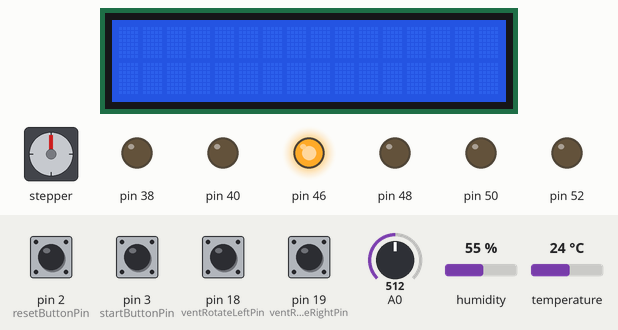
Bench run of a sketch on a simulated Arduino Mega 2560, built with avr-gcc and run on an emulated ATmega2560. Shown: 16×2 character LCD, stepper motor, output pins drawn as LEDs (lit = HIGH). The test bench sets the inputs (shaded band); at power-on: pin 2 (resetButtonPin), pin 3 (startButtonPin), pin 18 (ventRotateLeftPin), pin 19 (ventRotateRightPin) HIGH, A0 = 512, humidity 55 %, temperature 24 °C. The local clock reads 2024-03-15 10:24:30 at power-on unless the sketch sets it; stepper angles assume 500 steps per turn; what the sketch prints to the serial monitor is not drawn.

Above: at 1.2 s.
1.3 s: pin 3 (startButtonPin) pulled LOW for 0.15 s
At 2.0 s:
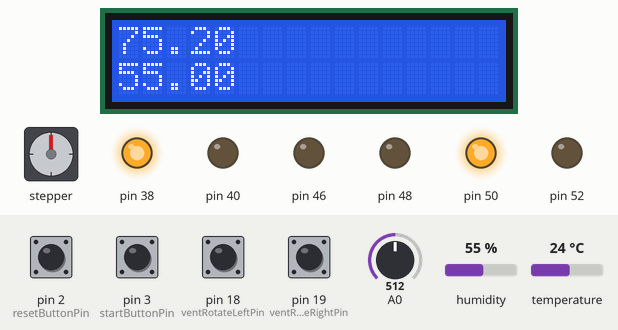
2.9 s: A0 set to 260
4.4 s: A0 set to 237
At 4.9 s:
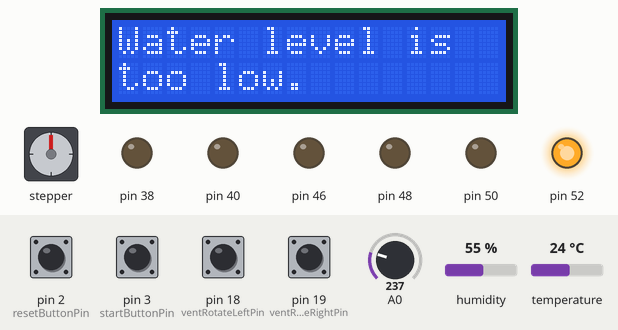
5.9 s: pin 3 (startButtonPin) pulled LOW for 1 s
At 7.1 s:
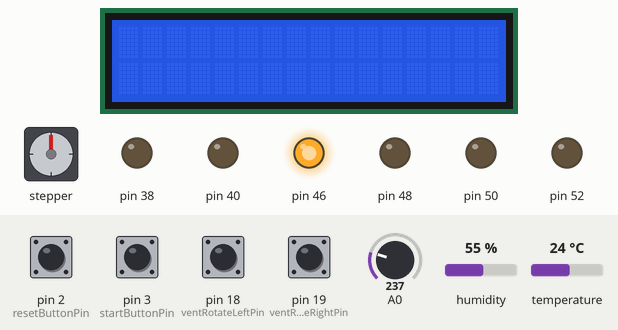
8.4 s: pin 18 (ventRotateLeftPin) pulled LOW for 0.15 s
11.7 s: pin 3 (startButtonPin) pulled LOW for 0.15 s
At 14.61 s:
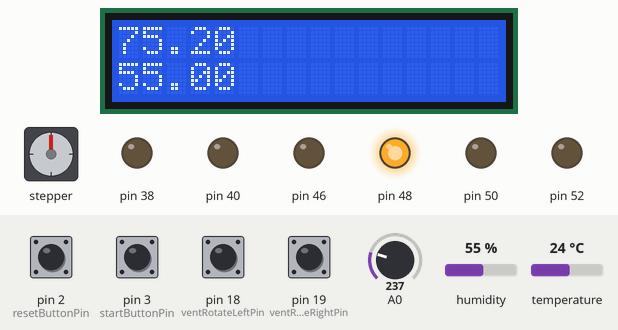
Timing chart, 0 to 15.3 s (numbered marks = the images above; inputs shaded):
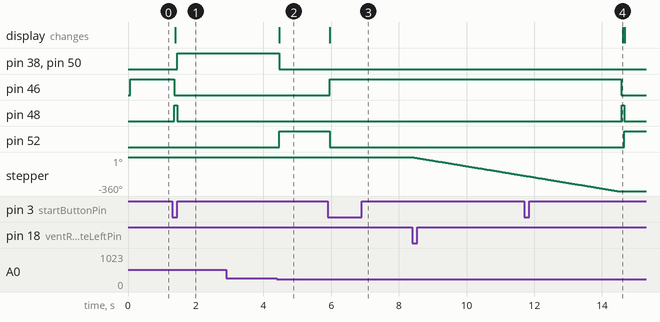

Measured:
- the behaviour switches between 251 and 250 on A0 (found by bisection; images 1 and 2)
- after the input at 1.3 s, pin 38, pin 50: LOW → HIGH after 0.15 s; pin 46: HIGH → LOW after 0.06 s; pin 48: LOW → HIGH after 0.06 s, → LOW 0.09 s later; the display: changes after 0.09 s (image 1)
- after the input at 2.9 s, every drawn part: stays the same
- after the input at 4.4 s, pin 38, pin 50: HIGH → LOW after 0.06 s; pin 52: LOW → HIGH after 0.06 s; the display: changes after 0.07 s (image 2)
- after the input at 5.9 s, pin 46: LOW → HIGH after 0.06 s; pin 52: HIGH → LOW after 0.06 s; the display: changes after 0.06 s (image 3)
- after the input at 8.4 s, stepper: keeps turning counter-clockwise at about 60°/s, starting at once
- after the input at 11.7 s, pin 46: HIGH → LOW after 2.9 s; pin 48: LOW → HIGH after 2.9 s, → LOW 0.09 s later; pin 52: LOW → HIGH after 3.0 s; the display: changes after 2.9 s (image 4)

The sketch:

cpe_301_final.ino
```cpp
// Scott Smythe
// CPE 301
// Fall 2024
// Final Project

#include "Stepper.h"
#include "LiquidCrystal.h"
#include "DHT.h"
#include "RTClib.h"

// UART registers
#define RDA 0x80
#define TBE 0x20

volatile unsigned char *myUCSR0A = (unsigned char *)0x00C0;
volatile unsigned char *myUCSR0B = (unsigned char *)0x00C1;
volatile unsigned char *myUCSR0C = (unsigned char *)0x00C2;
volatile unsigned int  *myUBRR0  = (unsigned int *) 0x00C4;
volatile unsigned char *myUDR0   = (unsigned char *)0x00C6;

// ADC used for Water Level Sensor
volatile unsigned char* my_ADMUX = (unsigned char*) 0x7C;
volatile unsigned char* my_ADCSRB = (unsigned char*) 0x7B;
volatile unsigned char* my_ADCSRA = (unsigned char*) 0x7A;
volatile unsigned int* my_ADC_DATA = (unsigned int*) 0x78;
unsigned char CHANNEL_NUM = 0;
const int waterLevelThreshold = 250;

// GPIO registers
volatile unsigned char* portB = (unsigned char*) 0x25;
volatile unsigned char* ddrB  = (unsigned char*) 0x24;
volatile unsigned char* pinB = (unsigned char*) 0x23;

volatile unsigned char* portD = (unsigned char*) 0x2B;
volatile unsigned char* ddrD = (unsigned char*) 0x2A;
volatile unsigned char* pinD = (unsigned char*) 0x29;

volatile unsigned char* portE = (unsigned char*) 0x2E;
volatile unsigned char* ddrE = (unsigned char*) 0x2D;
volatile unsigned char* pinE = (unsigned char*) 0x2C;

volatile unsigned char* portG = (unsigned char*) 0x34;
volatile unsigned char* ddrG = (unsigned char*) 0x33;
volatile unsigned char* pinG = (unsigned char*) 0x32;

volatile unsigned char* portL = (unsigned char*) 0x10B;
volatile unsigned char* ddrL = (unsigned char*) 0x10A;
volatile unsigned char* pinL = (unsigned char*) 0x109;

// Stepper Motor
const byte stepPin1 = 10;
const byte stepPin2 = 11;
const byte stepPin3 = 12;
const byte stepPin4 = 13;
const int stepsPerRevolution = 500;
const int stepperSpeed = 10;
Stepper myStepper = Stepper(stepsPerRevolution, stepPin1, stepPin3, stepPin2, stepPin4);

// DC Motor
int dcFanState = LOW;

// LCD
const int RS = 8, EN = 9, D4 = 4, D5 = 5, D6 = 6, D7 = 7;
LiquidCrystal lcd(RS, EN, D4, D5, D6, D7);
const unsigned long screenUpdateTimeThreshold = 60000;
unsigned long lastScreenUpdateTime = 0;
bool lcdEmpty = true;
const char errorMessage1[] = "Water level is";
const char errorMessage2[] = "too low.";

// Humidity and Temp sensor
#define DHT11_PIN 24
#define DHTTYPE DHT11
DHT dht(DHT11_PIN, DHTTYPE);
const float temperatureThreshold = 70.0;

// Clock Cicuit
RTC_DS1307 rtc;
char daysOfTheWeek[7][12] = {"Sunday", "Monday", "Tuesday", "Wednesday", "Thursday",
"Friday", "Saturday"};

// Global States
enum State {
  DISABLED,
  IDLE,
  RUNNING,
  ERROR,
  NIL
};

// State Management
char stateNames[5][10] = {"Disabled", "Idle", "Running", "Error", "Nil"};
enum State previousState = NIL;
enum State currentState = DISABLED;
volatile enum State requestedState = NIL;
volatile bool stateTransitionRequest = false;

// All Buttons
const unsigned long debounceThreshold = 250;

// Start Button
const byte startButtonPin = 3;
volatile unsigned long prevStartInterruptTime = 0;

// Reset Button
const byte resetButtonPin = 2;
volatile unsigned long prevResetInterruptTime = 0;

// Vent Control Buttons
const byte ventRotateRightPin = 19;
const byte ventRotateLeftPin = 18;
volatile unsigned long ventControlRightInterruptTime = 0;
volatile unsigned long ventControlLeftInterruptTime = 0;
volatile bool moveVentRightFlag = false;
volatile bool moveVentLeftFlag = false;

void setup() {
  configureGPIO();
  U0init(9600);
  adc_init();
  dht.begin();
  rtc.begin();
  lcd.begin(16, 2);

  attachInterrupt(digitalPinToInterrupt(startButtonPin), toggleDisable, FALLING);
  attachInterrupt(digitalPinToInterrupt(resetButtonPin), toggleReset, FALLING);

  myStepper.setSpeed(stepperSpeed);
  attachInterrupt(digitalPinToInterrupt(ventRotateRightPin), rotateVentRightHandler, FALLING);
  attachInterrupt(digitalPinToInterrupt(ventRotateLeftPin), rotateVentLeftHandler, FALLING);

  // Ensure fan control pins are LOW
  *portD &= 0x7F;
  *portG &= 0xFD;
}

void loop() {
  if (stateTransitionRequest) {
    previousState = currentState;
    currentState = requestedState;
    requestedState = NIL;
    stateTransitionRequest = false;
    logStateChange();
    cleanUp();
  }

  bool notInErrorState = (currentState != ERROR);

  if (notInErrorState) {
    if (moveVentRightFlag) {
      moveVentRightFlag = false;
      moveVent(1);
    }

    if (moveVentLeftFlag) {
      moveVentLeftFlag = false;
      moveVent(-1);
    }
  }

  switch (currentState) {
    case DISABLED:
      handleDisable();
      break;
    case IDLE:
      handleIdle();
      break;
    case RUNNING:
      handleRunning();
      break;
    case ERROR:
      handleError();
      break;
  }

  previousState = currentState;
}

void toggleDisable() {
  unsigned long curStartInterruptTime = millis(); // used for button debounce

  if (curStartInterruptTime - prevStartInterruptTime > debounceThreshold) {
    requestedState = ((currentState == DISABLED) ? IDLE : DISABLED);
    stateTransitionRequest = true;
  }

  prevStartInterruptTime = curStartInterruptTime;
}

void toggleReset() {
  unsigned long curResetInterruptTime = millis(); // used for button debounce
  bool inErrorState = (currentState == ERROR);
  bool notABounce = (curResetInterruptTime - prevResetInterruptTime > debounceThreshold);

  if (inErrorState && notABounce) {
    requestedState = IDLE;
    stateTransitionRequest = true;
  }

  prevResetInterruptTime = curResetInterruptTime;
}

void rotateVentRightHandler() {
  unsigned long curInterruptTime = millis(); // used for button debounce
  bool notInErrorState = (currentState != ERROR);
  bool notABounce = (curInterruptTime - ventControlRightInterruptTime > debounceThreshold);

  if (notInErrorState && notABounce) {
    moveVentRightFlag = true;
  }

  ventControlRightInterruptTime = curInterruptTime;
}

void rotateVentLeftHandler() {
  unsigned long curInterruptTime = millis(); // used for button debounce
  bool notInErrorState = (currentState != ERROR);
  bool notABounce = (curInterruptTime - ventControlLeftInterruptTime > debounceThreshold);

  if (notInErrorState && notABounce) {
    moveVentLeftFlag = true;
  }

  ventControlLeftInterruptTime = curInterruptTime;
}

void handleDisable() {
  *portL |= 0x08; // turn disabled status LED on

  if (lcdEmpty) {
    lcd.noDisplay();
    lcdEmpty = false;
  }
}

void handleIdle() {
  *portL |= 0x02; // turn idle status LED on

  int waterLevel = adc_read(CHANNEL_NUM);
  float curTemperature = dht.readTemperature(true);

  if (lcdEmpty) {
    updateDisplayStats();
    lcdEmpty = false;
  }

  if (waterLevel <= waterLevelThreshold) {
    requestedState = ERROR;
    stateTransitionRequest = true;
  } else if (curTemperature > temperatureThreshold) {
    requestedState = RUNNING;
    stateTransitionRequest = true;
  } else {
    unsigned long currentMillis = millis(); // check if enough time has passed for display update

    if (currentMillis - lastScreenUpdateTime > screenUpdateTimeThreshold) {
      updateDisplayStats();
      lastScreenUpdateTime = currentMillis;
    }
  }
}

void handleRunning() {
  *portB |= 0x08; // turn running status LED on

  int waterLevel = adc_read(CHANNEL_NUM);
  float curTemperature = dht.readTemperature(true);

  if (waterLevel <= waterLevelThreshold) {
    requestedState = ERROR;
    stateTransitionRequest = true;
  } else if (curTemperature <= temperatureThreshold) {
    requestedState = IDLE;
    stateTransitionRequest = true;
  } else {
    if (dcFanState == LOW) {
      toggleFan();
    }

    unsigned long currentMillis = millis();

    if (currentMillis - lastScreenUpdateTime > screenUpdateTimeThreshold) {
      updateDisplayStats();
      lastScreenUpdateTime = currentMillis;
    }
  }
}

void handleError() {
  *portB |= 0x02; // turn error status LED on
  if (lcdEmpty) {
    displayError();
    lcdEmpty = false;
  }
}

void logTime() {
  DateTime timeStamp = rtc.now();

  myPrint(" at ");
  prettyPrintNum(timeStamp.twelveHour());
  myPrint(":");
  prettyPrintNum(timeStamp.minute());
  myPrint(":");
  prettyPrintNum(timeStamp.second());
  myPrint(" ");

  if (timeStamp.isPM()) {
    myPrint("PM");
  } else {
    myPrint("AM");
  }

  myPrint(" on ");
  myPrint(daysOfTheWeek[timeStamp.day()]);
  myPrint(" ");
  prettyPrintNum(timeStamp.day());
  myPrint("/");
  prettyPrintNum(timeStamp.month());
  myPrint("/");
  myPrintln(timeStamp.year());
}

void logStateChange() {
    myPrint("Changed from ");
    myPrint(stateNames[previousState]);
    myPrint(" to ");
    myPrint(stateNames[currentState]);
    logTime();
}

void logVentChange(int direction) {
  if (direction > 0) {
    myPrint("Moved vent right");
  } else {
    myPrint("Moved vent left");
  }

  logTime();
}

void toggleFan() {
  dcFanState = (dcFanState == LOW) ? HIGH : LOW;

  if (dcFanState == LOW) {
    *portD &= 0x7F; // turn fan off
  } else {
    *portD |= 0x80; // turn fan on
  }
}

void cleanUp() {
  switch (previousState) {
    case DISABLED:
      *portL &= 0xF7; // turn disabled status LED off
      lcd.display();
      lcdEmpty = true;
      break;
    case IDLE:
      *portL &= 0xFD; // turn idle status LED off
      lcdEmpty = true;
      break;
    case RUNNING:
      *portB &= 0xF7; // turn running status LED off
      lcdEmpty = true;
      if (dcFanState == HIGH) {
        toggleFan();
      }

      break;
    case ERROR:
      *portB &= 0xFD; // turn error status LED off
      lcdEmpty = true;
      break;
  }
}

void updateDisplayStats() {
  float curTemperature = dht.readTemperature(true);
  float curHumidity = dht.readHumidity();

  lcd.clear();
  lcd.home();
  lcd.print(curTemperature);
  lcd.setCursor(0, 1);
  lcd.print(curHumidity);
}

void displayError() {
  lcd.clear();
  lcd.home();
  lcd.print(errorMessage1);
  lcd.setCursor(0, 1);
  lcd.print(errorMessage2);
}

void moveVent(int direction) {
  myStepper.step(direction * stepsPerRevolution);
  logVentChange(direction);
}

void adc_init()
{
  // setup the A register
  *my_ADCSRA |= 0b10000000; // set bit   7 to 1 to enable the ADC
  *my_ADCSRA &= 0b11011111; // clear bit 6 to 0 to disable the ADC trigger mode
  *my_ADCSRA &= 0b11110111; // clear bit 5 to 0 to disable the ADC interrupt
  *my_ADCSRA &= 0b11111000; // clear bit 0-2 to 0 to set prescaler selection to slow reading
  // setup the B register
  *my_ADCSRB &= 0b11110111; // clear bit 3 to 0 to reset the channel and gain bits
  *my_ADCSRB &= 0b11111000; // clear bit 2-0 to 0 to set free running mode
  // setup the MUX Register
  *my_ADMUX  &= 0b01111111; // clear bit 7 to 0 for AVCC analog reference
  *my_ADMUX  |= 0b01000000; // set bit   6 to 1 for AVCC analog reference
  *my_ADMUX  &= 0b11011111; // clear bit 5 to 0 for right adjust result
  *my_ADMUX  &= 0b11100000; // clear bit 4-0 to 0 to reset the channel and gain bits
}

unsigned int adc_read(unsigned char adc_channel_num)
{
  // clear the channel selection bits (MUX 4:0)
  *my_ADMUX  &= 0b11100000;
  // clear the channel selection bits (MUX 5)
  *my_ADCSRB &= 0b11110111;
  // set the channel number
  if(adc_channel_num > 7)
  {
    // set the channel selection bits, but remove the most significant bit (bit 3)
    adc_channel_num -= 8;
    // set MUX bit 5
    *my_ADCSRB |= 0b00001000;
  }
  // set the channel selection bits
  *my_ADMUX  += adc_channel_num;
  // set bit 6 of ADCSRA to 1 to start a conversion
  *my_ADCSRA |= 0x40;
  // wait for the conversion to complete
  while((*my_ADCSRA & 0x40) != 0);
  // return the result in the ADC data register
  return *my_ADC_DATA;
}

void configureGPIO() {
  *ddrB |= 0x0A; // set B1 amd B3 as output

  *ddrD |= 0x80;  // set D7 as output
  *ddrD &= 0xF3;  // set D2 and D3 and inputs
  *portD |= 0x0C; // enable pullups for D2 and D3

  *ddrE &= 0xCF; // set E4 and E5 as inputs
  *portE |= 0x30; // enable pullups for E4 and E5

  *ddrL |= 0x0A; // set L1 and L3 as output

  *ddrG |= 0x02; // set G1 as output
}

void U0init(int U0baud) {
 unsigned long FCPU = 16000000;
 unsigned int tbaud;
 tbaud = (FCPU / 16 / U0baud - 1);
 // Same as (FCPU / (16 * U0baud)) - 1;
 *myUCSR0A = 0x20;
 *myUCSR0B = 0x18;
 *myUCSR0C = 0x06;
 *myUBRR0  = tbaud;
}

unsigned char U0kbhit() {
  return *myUCSR0A & RDA;
}

unsigned char U0getchar() {
  return *myUDR0;
}

void U0putchar(unsigned char U0pdata) {
  while((*myUCSR0A & TBE)==0);
  *myUDR0 = U0pdata;
}

void myPrint(char* printString) {
  int index = 0;

  while(printString[index] != '\0') {
    U0putchar(printString[index]);
    index++;
  }
}

void myPrintln(char* printString) {
  myPrint(printString);
  U0putchar('\n');
}

void myPrint(uint16_t printNum) {
  const int BUFF_SIZE = 5;
  char char_buff[BUFF_SIZE];

  if (printNum == 0) {
    U0putchar('0');
    U0putchar('\n');
  } else {
    int i = 0;

    // Load characters into char buffer
    while (printNum > 0 && i < BUFF_SIZE) {
      unsigned int digit = printNum % 10;
      char_buff[i] = digit + '0';
      i += 1;
      printNum = printNum / 10;
    }

    // Send characters in correct order over USB
    for (int j = i - 1; j >= 0; j--) {
      U0putchar(char_buff[j]);
    }
  }
}

void myPrintln(uint16_t printNum) {
  myPrint(printNum);
  U0putchar('\n');
}

void prettyPrintNum(uint16_t printNum) {
  if (printNum < 10) {
    myPrint("0");
  }

  myPrint(printNum);
}
```
